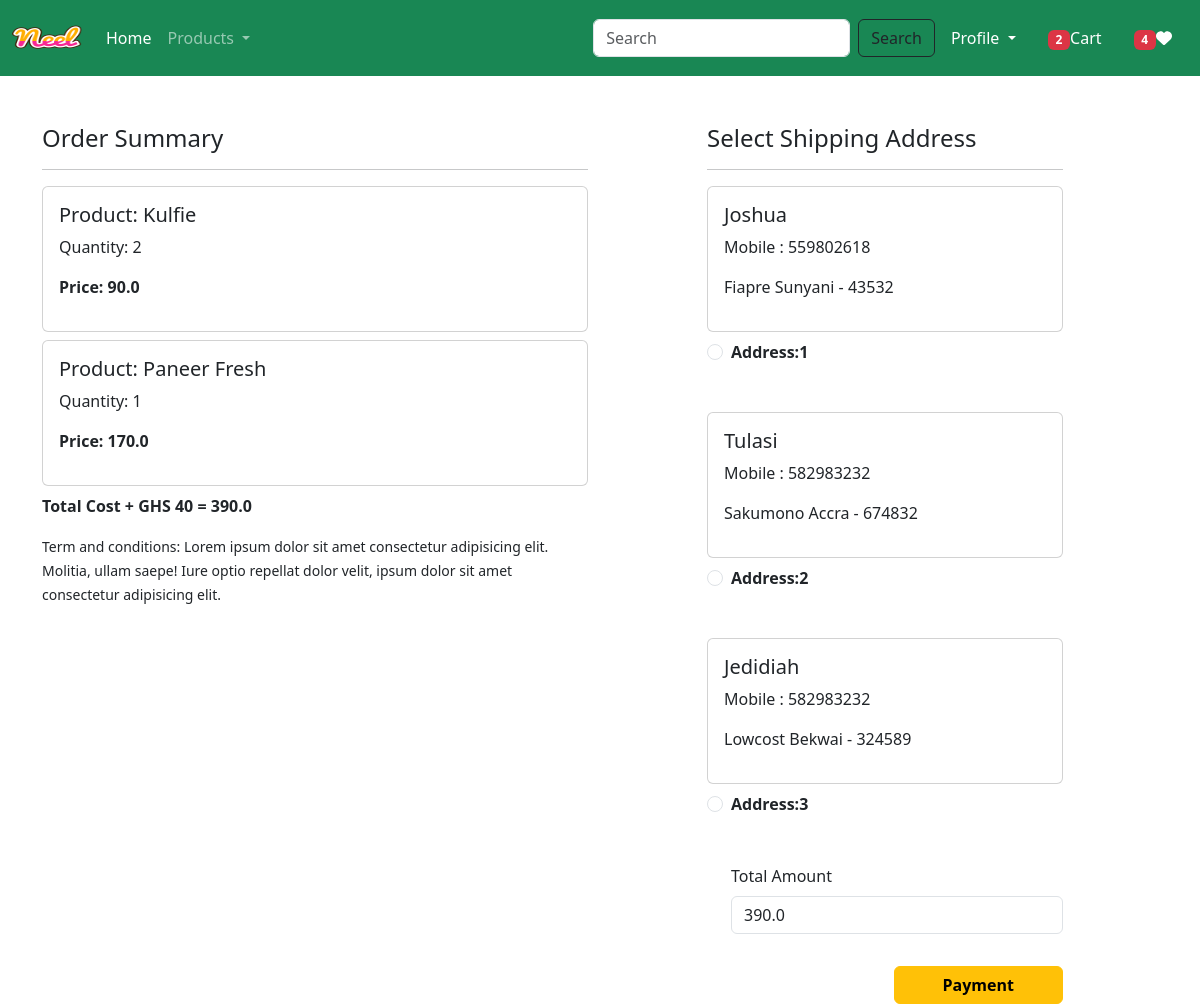
/checkout/ (signed in), run on an earlier commit of the app's database.
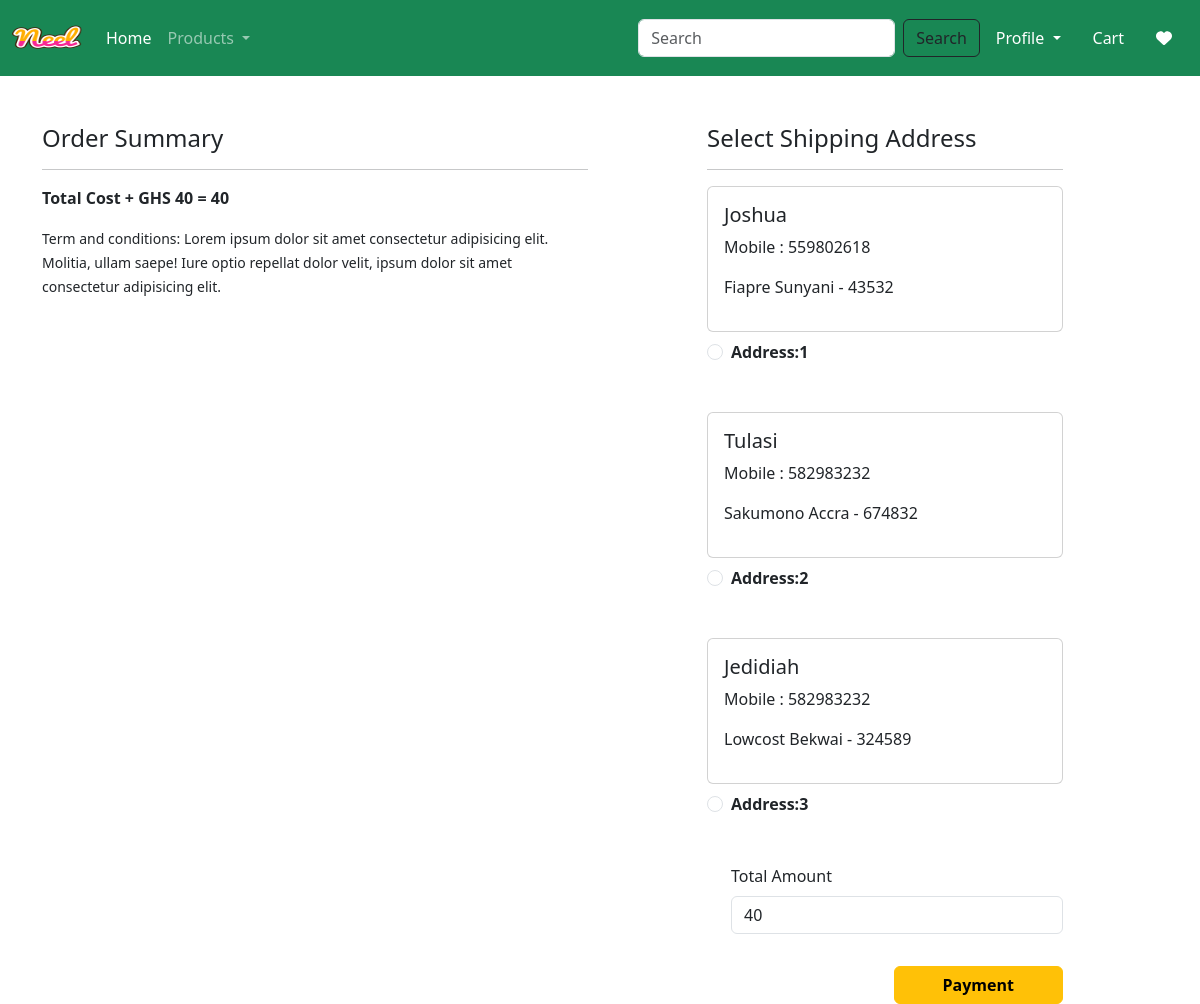
And on a later commit of the database.
### app/models.py (models this page shows, shortened)
class Cart(models.Model):
    user = models.ForeignKey(User, on_delete=models.CASCADE)
    product = models.ForeignKey(Product, on_delete=models.CASCADE)
    quantity = models.PositiveIntegerField(default=1)

class Product(models.Model):
    title = models.CharField(max_length=100)
    selling_price = models.FloatField()
    discounted_price = models.FloatField()
    description = models.TextField()
    composition = models.TextField(default='')
    prodapp = models.TextField(default='')
    category = models.CharField(choices=CATEGORY_CHOICES, max_length=2)
    product_image = models.ImageField(upload_to='product')

class Customer(models.Model):
    user = models.ForeignKey(User, on_delete=models.CASCADE)
    name = models.CharField(max_length=200)
    locality = models.CharField(max_length=200)
    city = models.CharField(max_length=50)
    mobile = models.IntegerField(default=0)
    zipcode = models.IntegerField()
    state = models.CharField(choices=STATE_CHOICES, max_length=100)

### app/views.py (the view, shortened to what this page needs)
# urls.py: path("checkout/", views.checkout.as_view(), name='checkout'),
@method_decorator(login_required, name='dispatch')
class checkout(View):
    def get(self, request):
        totalitem = 0
        wishitem = 0
        if request.user.is_authenticated:
            totalitem = len(Cart.objects.filter(user=request.user))
            wishitem = len(Wishlist.objects.filter(user=request.user))
        user = request.user
        add = Customer.objects.filter(user=user)
        cart_items = Cart.objects.filter(user = user)
        famount = 0
        for p in cart_items:
            value = p.quantity * p.product.discounted_price
            famount = famount + value
        totalamount = famount + 40
        razoramount = int(totalamount * 100)
        client = razorpay.Client(auth=(settings.RAZOR_KEY_ID, settings.RAZOR_KEY_SECRET))
        data = { "amount": razoramount, "currency": "INR", "receipt": "order_rcptid_12"}
        payment_response = client.order.create(data=data)
        print(payment_response)
        order_id = payment_response['id']
        order_status = payment_response['status']
        return render(request, 'app/checkout.html', locals())

### app/templates/app/checkout.html (shortened to what this page needs)
{% extends 'app/base.html' %}
{% load static%}
{% block main-content %}
<div class="container">
    <div class="row mt-5">
        <div class="col-sm-6">
            <h4>Order Summary</h4>
            <hr>
            {% for item in cart_items %}
                <div class="card mb-2">
                    <div class="card-body">
                        <h5>Product: {{item.product.title}}</h5>
                        <p>Quantity: {{item.quantity}}</p>
                        <p class="fw-bold">Price: {{item.product.discounted_price}}</p>
                    </div>
                </div>
            {% endfor %}
            <p class="fw-bold">Total Cost + GHS 40 = {{totalamount}}</p>
            <small>Term and conditions: Lorem ipsum dolor sit amet consectetur adipisicing elit. Molitia, ullam saepe! Iure optio repellat dolor velit, ipsum dolor sit amet consectetur adipisicing elit.</small>
        </div>
        <div class="col-sm-4 offset-sm-1"
        >
            <h4>Select Shipping Address</h4>
            <hr>
            <form method="post" id="myform">
                {% for ad in add %}
                    <div class="card">
                        <div class="card-body">
                            <h5>{{ad.name}}</h5>
                            <p>Mobile : {{ad.mobile}}</p>
                            <p>{{ad.locality}} {{ad.city}} {{add.state}} - {{ad.zipcode}}</p>
                        </div>
                    </div>
                    <div class="form-check mt-2 mb-5">
                        <input class="form-check-input" type="radio" name="custid" id="custadd{{forloop.counted}}" value="{{ad.id}}" />
                        <label class="form-check-label fw-bold" for="custadd{{forloop.counted}}">
                            Address:{{forloop.counter}}
                        </label>
                    </div>
                {% endfor %}
                <div class="form-check mb-3">
                    <label for="totalamount" class="form-label">Total Amount</label>
                    <input type="number" class="form-control" name="totalamount" value={{totalamount}} readonly />
                </div>
                <div class="text-end mb-8">
                    <button id="rzp-button1" type="submit" class="btn btn-warning mt-3 px-5 fw-bold">Payment</button>
                </div>
            </form>
        </div>
    </div>
</div>
{% endblock main-content %}

What changed in the data, as far as the page shows it:
removed Cart: product "Kulfie", quantity "2", product.discounted_price "90.0"
removed Cart: product "Paneer Fresh", quantity "1", product.discounted_price "170.0"
Also different on the page:
{{ totalamount }}: "390.0" → "40"
form field totalamount: "390.0" → "40"
{{ totalitem }}: "2" → (not shown)
{{ wishitem }}: "4" → (not shown)
